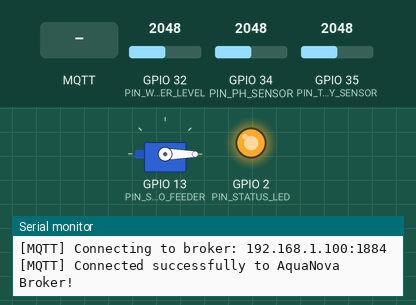
Recording of a sketch running on a simulated ESP32. Shown: servo, output pins drawn as LEDs (lit = HIGH), the last lines printed to the serial monitor. The inputs (shaded band) are chosen by the test bench; at power-on: GPIO 32 (PIN_WATER_LEVEL) = 2048, GPIO 34 (PIN_PH_SENSOR) = 2048, GPIO 35 (PIN_TURBIDITY_SENSOR) = 2048. WiFi joins after 1.5 s; servers stay silent unless stated; random numbers use the default seed unless the sketch sets one; no MQTT or app messages arrive unless stated.

Above: at 3.4 s.
3.5 s: MQTT message "FEED:2" arrives on the first subscribed topic
At 4.3 s:
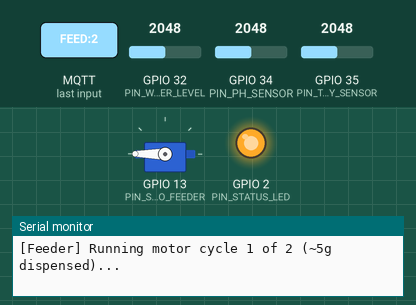
At 8.8 s:
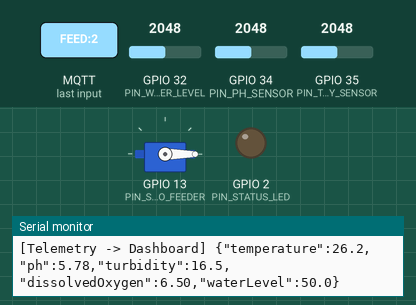
9.4 s: MQTT message "FEED:1" arrives on the first subscribed topic
10.9 s: MQTT message "{" arrives on the first subscribed topic
Timing chart, 0 to 13.9 s (numbered marks = the images above; inputs shaded):
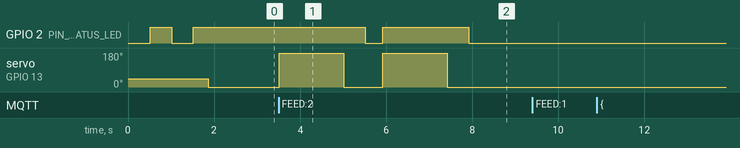

Measured:
- after the input at 3.5 s, GPIO 2 (PIN_STATUS_LED): HIGH → LOW after 2.0 s, → HIGH 0.40 s later, → LOW 2.0 s later; servo on GPIO 13 (PIN_SERVO_FEEDER): alternates 180° for 1.5 s and 0° for 0.90 s, starting at once

The sketch:

aquanova_esp32.ino
```cpp
/*
 * =================================================================================
 * AquaNova ESP32 Firmware — Smart Aquaculture IoT Telemetry & Automatic Feeder
 * =================================================================================
 *
 * Hardware Requirements:
 *  - ESP32 Development Board (e.g. ESP32 NodeMCU, DOIT DevKit V1)
 *  - Sensors:
 *      * Temperature: DS18B20 (or Analog LM35/NTC) -> GPIO 4
 *      * pH Sensor: Analog pH probe module -> GPIO 34 (ADC1)
 *      * Turbidity Sensor: Analog turbidity module -> GPIO 35 (ADC1)
 *      * Water Level: Ultrasonic (Trigger: GPIO 5, Echo: GPIO 18) or Analog -> GPIO 32
 *      * Automatic Feeder: SG90 / MG995 Servo Motor -> GPIO 13
 *      * Status LED: Built-in LED -> GPIO 2
 *
 * Servo Motor Wiring (IMPORTANT):
 *  - Brown / Black Wire -> ESP32 GND
 *  - Red Wire           -> ESP32 VIN / 5V (DO NOT use 3.3V — servo will not move!)
 *  - Orange / Yellow    -> ESP32 GPIO 13 (Pin labeled D13 or 13)
 *
 * Required Arduino Libraries (Install via Arduino IDE Library Manager):
 *  1. PubSubClient (by Nick O'Leary)
 *  2. ArduinoJson (by Benoît Blanchon) — Version 6 or 7
 *  3. ESP32Servo (by Kevin Harrington) — Version 1.x or 3.x
 * =================================================================================
 */

#include <WiFi.h>
#include <PubSubClient.h>
#include <ArduinoJson.h>
#include <ESP32Servo.h>

// ==================== CONFIGURATION ====================
// 1. WiFi Credentials
const char* WIFI_SSID     = "YOUR_WIFI_SSID";            // Your Wi-Fi / Hotspot SSID
const char* WIFI_PASSWORD = "YOUR_WIFI_PASSWORD";        // Your Wi-Fi / Hotspot Password

// 2. MQTT Broker Settings (Your PC IP running AquaNova)
// NOTE: Port 1884 is open to all devices on your Wi-Fi network!
const char* MQTT_BROKER   = "192.168.1.100";             // Replace with your PC / Broker IP on local network
const int   MQTT_PORT     = 1884;                        // Port 1884
const char* MQTT_CLIENT_ID = "AquaNova-ESP32-Kit";

// 3. MQTT Topics (matches AquaNova Dashboard)
const char* TOPIC_SENSORS        = "aquanova/sensors";
const char* TOPIC_FEEDER_COMMAND = "aquanova/commands/feeder";
const char* TOPIC_FEEDER_STATUS  = "aquanova/status/feeder";

// 4. Pin Definitions
#define PIN_PH_SENSOR         34 // Analog ADC1
#define PIN_TURBIDITY_SENSOR  35 // Analog ADC1
#define PIN_WATER_LEVEL       32 // Analog or Ultrasonic
#define PIN_SERVO_FEEDER      13 // PWM for Feeder (Servo Signal Pin D13)
#define PIN_STATUS_LED         2 // Built-in LED

// 5. Feeder Servo Configuration
const int SERVO_NORMAL_POS    = 0;    // Normal / resting angle (closed flap, 0 degrees)
const int SERVO_DISPENSE_POS  = 180;  // Dispense angle (open flap, 180 degrees)
const int FEED_DURATION_MS    = 1500; // Duration (ms) to stay open to dispense food

// 6. Telemetry Interval (milliseconds)
const unsigned long TELEMETRY_INTERVAL_MS = 5000; // Send telemetry every 5 seconds
unsigned long lastTelemetryTime = 0;

// ==================== CLIENTS & ACTUATORS ====================
WiFiClient espClient;
PubSubClient mqttClient(espClient);
Servo feederServo;
bool isFeeding = false;
const unsigned long MIN_FEEDER_COOLDOWN_MS = 5000;
unsigned long activeCooldownMs = 5000; // Dynamic: 5g = 5s, 10g = 10s, 15g = 15s (+1s per gram)
unsigned long lastFeedTime = 0;

// ==================== SENSOR READING FUNCTIONS ====================
// In real hardware, read the analog pins and convert with calibration curves.
// If sensors are not plugged in yet, these functions produce realistic readings.

float readTemperature() {
  // Read DS18B20 or analog thermistor
  // Realistic simulation around 26.5 - 28.5 °C
  float base = 27.0;
  float variation = (random(-15, 15) / 10.0);
  return base + variation;
}

float readPH() {
  int raw = analogRead(PIN_PH_SENSOR);
  if (raw > 100) {
    // Voltage conversion (0-3.3V) -> pH (0-14) calibration
    float voltage = raw * (3.3 / 4095.0);
    return 3.5 * voltage; // Example calibration factor
  }
  // Realistic fallback: 7.1 - 7.6
  return 7.35 + (random(-20, 20) / 100.0);
}

float readTurbidity() {
  int raw = analogRead(PIN_TURBIDITY_SENSOR);
  if (raw > 100) {
    float voltage = raw * (3.3 / 4095.0);
    return max(0.0f, (voltage * 10.0f));
  }
  // Realistic fallback: 5 - 15 NTU
  return 8.5 + (random(-30, 30) / 10.0);
}

float readDissolvedOxygen() {
  // DO calculation from temperature & aeration
  float base = 6.8;
  return base + (random(-4, 4) / 10.0);
}

float readWaterLevel() {
  int raw = analogRead(PIN_WATER_LEVEL);
  if (raw > 100) {
    return (raw / 4095.0) * 100.0;
  }
  // Realistic fallback: 85 - 92%
  return 88.0 + (random(-20, 20) / 10.0);
}

// ==================== ACTUATION (FEEDER MOTOR ROTATION LOGIC) ====================
/*
 * MOTOR ROTATION LOGIC:
 * 5 grams  = 1 motor rotation/cycle
 * 10 grams = 2 motor rotations/cycles
 * 15 grams = 3 motor rotations/cycles
 * Each additional 5 grams = 1 additional cycle
 * No gram sensor or weight calculator is used — dispenses strictly by motor cycle count.
 *
 * COOLDOWN LOGIC:
 * 5g = 5 seconds, 10g = 10 seconds, 15g = 15 seconds (+1s per gram)
 */
void triggerFeeding(int cycles = 1, int grams = 0) {
  if (cycles < 1) {
    cycles = (grams > 0) ? max(1, (int)round(grams / 5.0f)) : 1;
  }
  if (grams <= 0) {
    grams = cycles * 5;
  }

  // Calculate dynamic cooldown based on quantity (minimum 5s, +1s per gram)
  unsigned long calculatedCooldown = max(5000UL, (unsigned long)grams * 1000UL);

  if (isFeeding) {
    Serial.println("[Feeder] Feeder is already in motion, ignoring duplicate trigger.");
    return;
  }

  // Cooldown check: blocks repeated manual/auto feeds until countdown finishes
  if (lastFeedTime > 0 && (millis() - lastFeedTime < activeCooldownMs)) {
    unsigned long remainingSec = (activeCooldownMs - (millis() - lastFeedTime)) / 1000 + 1;
    Serial.print("[Feeder] COOLDOWN ACTIVE: Please wait ");
    Serial.print(remainingSec);
    Serial.print("s (cooldown: ");
    Serial.print(activeCooldownMs / 1000);
    Serial.println("s) before feeding again.");
    return;
  }

  isFeeding = true;
  lastFeedTime = millis();

  Serial.println("[Feeder] =========================================");
  Serial.print("[Feeder] FEED command accepted! Target: ");
  Serial.print(grams);
  Serial.print("g -> Executing ");
  Serial.print(cycles);
  Serial.print(" motor cycle(s), Cooldown: ");
  Serial.print(calculatedCooldown / 1000);
  Serial.println("s...");
  mqttClient.publish(TOPIC_FEEDER_STATUS, "FEEDING");

  // Ensure servo is attached
  if (!feederServo.attached()) {
    Serial.println("[Feeder] Servo was detached, re-attaching to GPIO 13...");
    feederServo.attach(PIN_SERVO_FEEDER, 500, 2400);
  }

  // Execute calibrated motor cycles (1 cycle = ~5g)
  for (int c = 1; c <= cycles; c++) {
    Serial.print("[Feeder] Running motor cycle ");
    Serial.print(c);
    Serial.print(" of ");
    Serial.print(cycles);
    Serial.println(" (~5g dispensed)...");

    digitalWrite(PIN_STATUS_LED, HIGH);

    // Rotate servo to dispensing position (open flap)
    feederServo.write(SERVO_DISPENSE_POS);
    delay(FEED_DURATION_MS); // Hold open to drop food pellets

    // Return servo back to normal resting position (close flap)
    feederServo.write(SERVO_NORMAL_POS);
    delay(500); // Allow servo to complete return motion

    digitalWrite(PIN_STATUS_LED, LOW);

    // Brief inter-cycle delay if multiple cycles
    if (c < cycles) {
      delay(400);
    }
  }

  Serial.print("[Feeder] Finished all ");
  Serial.print(cycles);
  Serial.print(" cycle(s) (~");
  Serial.print(grams);
  Serial.println("g dispensed successfully).");
  mqttClient.publish(TOPIC_FEEDER_STATUS, "COMPLETED");

  // Brief pause before restoring READY status
  delay(500);
  mqttClient.publish(TOPIC_FEEDER_STATUS, "READY");

  // Set the dynamic cooldown duration and update timestamp
  activeCooldownMs = calculatedCooldown;
  lastFeedTime = millis();
  isFeeding = false;

  Serial.print("[Feeder] Feeder is READY (Next cooldown: ");
  Serial.print(activeCooldownMs / 1000);
  Serial.println("s active).");
  Serial.println("[Feeder] =========================================");
}

// ==================== MQTT CALLBACK ====================
void onMqttMessage(char* topic, byte* payload, unsigned int length) {
  String message = "";
  for (unsigned int i = 0; i < length; i++) {
    message += (char)payload[i];
  }
  message.trim();
  Serial.print("[MQTT] Arrived on ");
  Serial.print(topic);
  Serial.print(": ");
  Serial.println(message);

  // Handle FEED command with cycle / grams calculation
  if (String(topic) == TOPIC_FEEDER_COMMAND) {
    int cycles = 1;
    int grams = 5;

    if (message.startsWith("{") && message.endsWith("}")) {
      // JSON format: {"action":"FEED","cycles":2,"grams":10}
      StaticJsonDocument<256> doc;
      DeserializationError err = deserializeJson(doc, message);
      if (!err) {
        if (doc.containsKey("cycles")) {
          cycles = doc["cycles"].as<int>();
          grams = doc.containsKey("grams") ? doc["grams"].as<int>() : (cycles * 5);
        } else if (doc.containsKey("grams")) {
          grams = doc["grams"].as<int>();
          cycles = max(1, (int)round(grams / 5.0f));
        } else if (doc.containsKey("amount")) {
          grams = doc["amount"].as<int>();
          cycles = max(1, (int)round(grams / 5.0f));
        }
      }
    } else if (message.indexOf(':') != -1) {
      // Format: "FEED:2" or "FEED:15g"
      int colonIdx = message.indexOf(':');
      String param = message.substring(colonIdx + 1);
      param.trim();
      int val = param.toInt();
      if (val > 0) {
        if (param.endsWith("g") || param.endsWith("G") || val >= 20) {
          grams = val;
          cycles = max(1, (int)round(grams / 5.0f));
        } else {
          cycles = val;
          grams = cycles * 5;
        }
      }
    } else if (message.equalsIgnoreCase("FEED")) {
      cycles = 1;
      grams = 5;
    } else {
      // Direct numeric string e.g. "2" cycles
      int val = message.toInt();
      if (val > 0) {
        cycles = val;
        grams = cycles * 5;
      }
    }

    triggerFeeding(cycles, grams);
  }
}

// ==================== WIFI & MQTT CONNECTION ====================
void setupWiFi() {
  delay(10);
  Serial.println();
  Serial.print("[WiFi] Connecting to: ");
  Serial.println(WIFI_SSID);

  WiFi.mode(WIFI_STA);
  WiFi.begin(WIFI_SSID, WIFI_PASSWORD);

  while (WiFi.status() != WL_CONNECTED) {
    delay(500);
    Serial.print(".");
    digitalWrite(PIN_STATUS_LED, !digitalRead(PIN_STATUS_LED));
  }

  digitalWrite(PIN_STATUS_LED, HIGH);
  Serial.println();
  Serial.print("[WiFi] Connected! IP assigned: ");
  Serial.println(WiFi.localIP());
}

void reconnectMqtt() {
  while (!mqttClient.connected()) {
    Serial.print("[MQTT] Connecting to broker: ");
    Serial.print(MQTT_BROKER);
    Serial.print(":");
    Serial.println(MQTT_PORT);

    if (mqttClient.connect(MQTT_CLIENT_ID)) {
      Serial.println("[MQTT] Connected successfully to AquaNova Broker!");
      mqttClient.subscribe(TOPIC_FEEDER_COMMAND);
      mqttClient.publish(TOPIC_FEEDER_STATUS, "READY");
    } else {
      Serial.print("[MQTT] Connect failed, rc=");
      Serial.print(mqttClient.state());
      Serial.println(" -> Retrying in 4 seconds...");
      delay(4000);
    }
  }
}

// ==================== SETUP & LOOP ====================
void setup() {
  Serial.begin(115200);
  pinMode(PIN_STATUS_LED, OUTPUT);
  pinMode(PIN_PH_SENSOR, INPUT);
  pinMode(PIN_TURBIDITY_SENSOR, INPUT);
  pinMode(PIN_WATER_LEVEL, INPUT);

  // 1. Connect to WiFi first
  setupWiFi();

  // 2. Initialize and attach servo on GPIO 13 AFTER WiFi initializes
  ESP32PWM::allocateTimer(0);
  ESP32PWM::allocateTimer(1);
  ESP32PWM::allocateTimer(2);
  ESP32PWM::allocateTimer(3);
  feederServo.setPeriodHertz(50); // Standard 50Hz servo
  int channel = feederServo.attach(PIN_SERVO_FEEDER, 500, 2400);
  Serial.print("[Feeder] Servo attached to GPIO 13 on channel: ");
  Serial.println(channel);

  // 3. Boot self-test: quick twitch to verify servo power and movement
  Serial.println("[Feeder] Running boot servo self-test...");
  feederServo.write(45);
  delay(350);
  feederServo.write(SERVO_NORMAL_POS);
  delay(350);
  Serial.println("[Feeder] Boot self-test complete. Feeder ready at 0°.");

  // 4. MQTT setup
  mqttClient.setServer(MQTT_BROKER, MQTT_PORT);
  mqttClient.setCallback(onMqttMessage);
  mqttClient.setBufferSize(512); // Ensure buffer fits JSON payload
}

void loop() {
  if (WiFi.status() != WL_CONNECTED) {
    setupWiFi();
  }

  if (!mqttClient.connected()) {
    reconnectMqtt();
  }
  mqttClient.loop();

  // Send sensor telemetry periodically
  unsigned long now = millis();
  if (now - lastTelemetryTime >= TELEMETRY_INTERVAL_MS) {
    lastTelemetryTime = now;

    float temp       = readTemperature();
    float ph         = readPH();
    float turbidity  = readTurbidity();
    float do_level   = readDissolvedOxygen();
    float waterLevel = readWaterLevel();

    // Create JSON document
    StaticJsonDocument<256> doc;
    doc["temperature"]     = serialized(String(temp, 1));
    doc["ph"]              = serialized(String(ph, 2));
    doc["turbidity"]       = serialized(String(turbidity, 1));
    doc["dissolvedOxygen"] = serialized(String(do_level, 2));
    doc["waterLevel"]      = serialized(String(waterLevel, 1));

    char jsonBuffer[256];
    serializeJson(doc, jsonBuffer);

    Serial.print("[Telemetry -> Dashboard] ");
    Serial.println(jsonBuffer);

    // Publish to AquaNova dashboard topic
    bool published = mqttClient.publish(TOPIC_SENSORS, jsonBuffer);
    if (!published) {
      Serial.println("[MQTT Error] Failed to publish sensor reading.");
    }
  }
}
```
